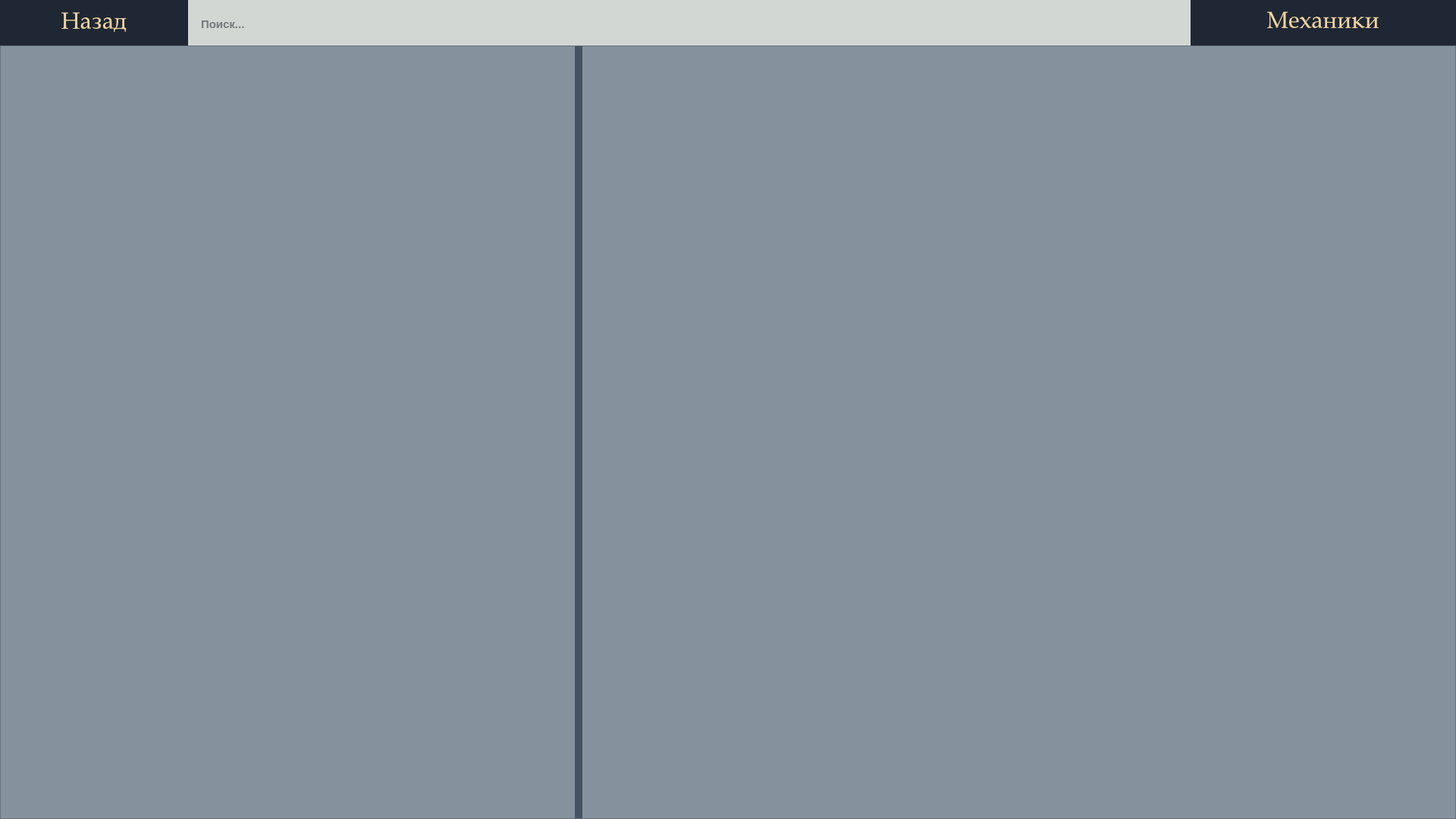
<?xml version="1.0" encoding="UTF-8"?>
<ui version="4.0">
 <class>rules</class>
 <widget class="QWidget" name="rules">
  <property name="geometry">
   <rect>
    <x>0</x>
    <y>0</y>
    <width>1920</width>
    <height>1080</height>
   </rect>
  </property>
  <property name="maximumSize">
   <size>
    <width>16777215</width>
    <height>16777215</height>
   </size>
  </property>
  <property name="windowTitle">
   <string>Form</string>
  </property>
  <property name="styleSheet">
   <string notr="true">QWidget {
    background-color: rgb(133, 146, 158);
}
QWidget {
    font-family: &quot;Palatino Linotype&quot;;
}</string>
  </property>
  <layout class="QVBoxLayout" name="verticalLayout_2" stretch="2,11">
   <property name="spacing">
    <number>0</number>
   </property>
   <property name="leftMargin">
    <number>0</number>
   </property>
   <property name="topMargin">
    <number>0</number>
   </property>
   <property name="rightMargin">
    <number>0</number>
   </property>
   <property name="bottomMargin">
    <number>0</number>
   </property>
   <item>
    <widget class="QWidget" name="TopBar" native="true">
     <property name="maximumSize">
      <size>
       <width>16777215</width>
       <height>60</height>
      </size>
     </property>
     <property name="styleSheet">
      <string notr="true">#topBar {
    background-color: rgb(24, 32, 43); /* Красим весь верх в цвет правой панели */
    border: none;
}</string>
     </property>
     <layout class="QHBoxLayout" name="horizontalLayout_4" stretch="2,11,0">
      <property name="spacing">
       <number>0</number>
      </property>
      <property name="leftMargin">
       <number>0</number>
      </property>
      <property name="topMargin">
       <number>0</number>
      </property>
      <property name="rightMargin">
       <number>0</number>
      </property>
      <property name="bottomMargin">
       <number>0</number>
      </property>
      <item>
       <widget class="QPushButton" name="btn_back">
        <property name="minimumSize">
         <size>
          <width>248</width>
          <height>62</height>
         </size>
        </property>
        <property name="font">
         <font>
          <family>Palatino Linotype</family>
          <pointsize>23</pointsize>
         </font>
        </property>
        <property name="styleSheet">
         <string notr="true">QPushButton {
    background-color: rgb(31, 39, 53);  /* Тёмно-синий цвет, как у кнопок классов */
    color: rgb(240, 213, 163);          /* Яркое золото для текста */
    border: none;                       /* Убираем рамки, чтобы была сплошная заливка */
    border-radius: 0px;                 /* Прямые углы в стиль вашей поисковой строки */
    padding: 6px 18px;                  /* Внутренние отступы */
}

/* Эффект при наведении мышки */
QPushButton:hover {
    background-color: rgb(45, 56, 76);  /* Кнопка становится чуть светлее */
}

/* Эффект при нажатии (Шаг 3 из нашего плана) */
QPushButton:pressed {
    background-color: rgb(45, 56, 76);  /* Темнеет в цвет главного фона */
    color: rgb(212, 163, 89);           /* Золото текста загорается ярче */
}</string>
        </property>
        <property name="text">
         <string>Назад</string>
        </property>
       </widget>
      </item>
      <item>
       <widget class="QLineEdit" name="search_input">
        <property name="minimumSize">
         <size>
          <width>250</width>
          <height>63</height>
         </size>
        </property>
        <property name="maximumSize">
         <size>
          <width>10000</width>
          <height>16777215</height>
         </size>
        </property>
        <property name="font">
         <font>
          <family>Segoe UI</family>
          <pointsize>-1</pointsize>
          <bold>true</bold>
         </font>
        </property>
        <property name="styleSheet">
         <string notr="true">QLineEdit {
    background-color: rgb(210, 215, 211);
    color: rgb(21, 27, 38);
    border: none;
    border-radius: 0px;
    padding: 6px 15px;
    font-family: &quot;Segoe UI&quot;;
    font-size: 15px;
    font-weight: bold;
}
QLineEdit:focus { outline: none; background-color: rgb(222, 227, 223); }</string>
        </property>
        <property name="text">
         <string/>
        </property>
        <property name="placeholderText">
         <string>Поиск...</string>
        </property>
       </widget>
      </item>
      <item>
       <widget class="QLabel" name="label">
        <property name="minimumSize">
         <size>
          <width>350</width>
          <height>0</height>
         </size>
        </property>
        <property name="font">
         <font>
          <family>Palatino Linotype</family>
          <pointsize>23</pointsize>
         </font>
        </property>
        <property name="styleSheet">
         <string notr="true">background-color: rgb(31, 39, 53);  /* Тёмно-синий цвет самой плашки лейбла */
color: rgb(240, 213, 163);          /* Яркое золото для букв шрифта */
border: none;                       /* Убираем стандартные рамки Windows */</string>
        </property>
        <property name="text">
         <string>             Механики</string>
        </property>
        <property name="textFormat">
         <enum>Qt::TextFormat::AutoText</enum>
        </property>
        <property name="wordWrap">
         <bool>true</bool>
        </property>
       </widget>
      </item>
     </layout>
     <zorder>search_input</zorder>
     <zorder>btn_back</zorder>
     <zorder>label</zorder>
    </widget>
   </item>
   <item>
    <widget class="QFrame" name="mainContent">
     <property name="frameShape">
      <enum>QFrame::Shape::StyledPanel</enum>
     </property>
     <property name="frameShadow">
      <enum>QFrame::Shadow::Raised</enum>
     </property>
     <layout class="QHBoxLayout" name="horizontalLayout_3" stretch="2,3">
      <property name="spacing">
       <number>0</number>
      </property>
      <property name="leftMargin">
       <number>0</number>
      </property>
      <property name="topMargin">
       <number>0</number>
      </property>
      <property name="rightMargin">
       <number>0</number>
      </property>
      <property name="bottomMargin">
       <number>0</number>
      </property>
      <item>
       <widget class="QFrame" name="leftContentPanel">
        <property name="minimumSize">
         <size>
          <width>412</width>
          <height>71</height>
         </size>
        </property>
        <property name="styleSheet">
         <string notr="true">#leftContentPanel {
    background-color: rgb(133, 146, 158);
    border: none;
    border-right: 10px solid rgb(70, 83, 102);
}</string>
        </property>
        <property name="frameShape">
         <enum>QFrame::Shape::StyledPanel</enum>
        </property>
        <property name="frameShadow">
         <enum>QFrame::Shadow::Raised</enum>
        </property>
        <layout class="QVBoxLayout" name="verticalLayout">
         <item>
          <widget class="QListWidget" name="listWidget">
           <property name="font">
            <font>
             <family>Palatino Linotype</family>
             <pointsize>18</pointsize>
            </font>
           </property>
           <property name="styleSheet">
            <string notr="true">QListWidget {
    background-color: transparent;      /* Прозрачный фон списка */
    border: none;                       /* Убираем внешние рамки */
    outline: none;                      /* Отключаем пунктирные линии выбора */
}

/* Настройка внешнего вида элементов списка (строк с классами) */
QListWidget::item {
    background-color: rgb(31, 39, 53);  /* Тёмно-синий цвет плашки по умолчанию */
    color: rgb(240, 213, 163);          /* Спокойное золото для текста */
    border-radius: 8px;                 /* Скругление углов */
    padding: 12px 20px;                 /* Внутренние отступы */
    margin-bottom: 10px;                /* Расстояние между строками */
    

}

/* Эффект при наведении мышки */
QListWidget::item:hover {
    background-color: rgb(45, 56, 76);  /* Кнопка становится чуть светлее */
}

/* Эффект, когда класс в списке ВЫБРАН (на него нажали) */
QListWidget::item:selected {
    /* Фон остаётся вашим, тёмно-сине-стальным */
    background-color: rgb(41, 52, 71);  
    
    /* ТОТ САМЫЙ ЭФФЕКТ: золото текста загорается ярче и насыщеннее! */
    color: rgb(255, 223, 160);          
}</string>
           </property>
          </widget>
         </item>
        </layout>
       </widget>
      </item>
      <item>
       <widget class="QFrame" name="rightContentPanel">
        <property name="styleSheet">
         <string notr="true">#rightContentPanel {
    background-color: rgb(133, 146, 158);
    border: none;
}</string>
        </property>
        <property name="frameShape">
         <enum>QFrame::Shape::StyledPanel</enum>
        </property>
        <property name="frameShadow">
         <enum>QFrame::Shadow::Raised</enum>
        </property>
        <layout class="QVBoxLayout" name="verticalLayout_3" stretch="3">
         <item>
          <widget class="QScrollArea" name="classScrollArea">
           <property name="styleSheet">
            <string notr="true">/* Делаем саму область прокрутки и её холст прозрачными */
QScrollArea {
    background-color: transparent;
    border: none;
}
#scrollAreaWidgetContents {
    background-color: transparent;
}

/* ======================================================== */
/* 🛠 НАСТРОЙКА ВЕРТИКАЛЬНОГО ПОЛЗУНКА (SCROLLBAR) */
/* ======================================================== */

/* 1. Дорожка, по которой двигается ползунок */
QScrollBar:vertical {
    background-color: rgb(233, 227, 212);  /* Чуть более плотный пергаментный оттенок, чтобы выделяться */
    width: 10px;                         /* Аккуратная толщина линии */
    margin: 0px 0px 0px 0px;
    border-radius: 5px;                  /* Мягкое скругление дорожки */
}

/* 2. Сам бегунок (за который мы тянем мышкой) */
QScrollBar::handle:vertical {
    background-color: rgb(46, 64, 87);   /* Приглушённый стальной синий цвет (плотный и непрозрачный!) */
    min-height: 30px;                    /* Чтобы ползунок не сжимался в крошечную точку */
    border-radius: 5px;                  /* Круглые аккуратные края бегунка */
}

/* 3. Эффект при наведении курсора мыши */
QScrollBar::handle:vertical:hover {
    background-color: rgb(194, 150, 85); /* Загорается матовым D&amp;D золотом */
}

/* 4. Эффект, когда мы зажали ползунок кнопкой мыши */
QScrollBar::handle:vertical:pressed {
    background-color: rgb(114, 34, 43);  /* Становится благородным бордовым */
}

/* 5. Полностью убираем технические стрелочки Windows сверху и снизу */
QScrollBar::sub-line:vertical, QScrollBar::add-line:vertical {
    border: none;
    background: none;
    height: 0px;
}
QScrollBar::up-arrow:vertical, QScrollBar::down-arrow:vertical {
    border: none;
    background: none;
    height: 0px;
}</string>
           </property>
           <property name="widgetResizable">
            <bool>true</bool>
           </property>
           <widget class="QWidget" name="scrollAreaWidgetContents">
            <property name="geometry">
             <rect>
              <x>0</x>
              <y>0</y>
              <width>1133</width>
              <height>1000</height>
             </rect>
            </property>
            <layout class="QVBoxLayout" name="verticalLayout_4" stretch="2">
             <property name="spacing">
              <number>0</number>
             </property>
             <property name="leftMargin">
              <number>9</number>
             </property>
             <property name="topMargin">
              <number>9</number>
             </property>
             <property name="rightMargin">
              <number>9</number>
             </property>
             <property name="bottomMargin">
              <number>9</number>
             </property>
             <item>
              <widget class="QWidget" name="box2" native="true">
               <layout class="QVBoxLayout" name="verticalLayout_5">
                <property name="spacing">
                 <number>6</number>
                </property>
                <property name="topMargin">
                 <number>9</number>
                </property>
                <property name="rightMargin">
                 <number>9</number>
                </property>
                <property name="bottomMargin">
                 <number>9</number>
                </property>
                <item>
                 <widget class="QLabel" name="Rule_name">
                  <property name="sizePolicy">
                   <sizepolicy hsizetype="Preferred" vsizetype="Expanding">
                    <horstretch>0</horstretch>
                    <verstretch>0</verstretch>
                   </sizepolicy>
                  </property>
                  <property name="text">
                   <string/>
                  </property>
                  <property name="textFormat">
                   <enum>Qt::TextFormat::RichText</enum>
                  </property>
                  <property name="wordWrap">
                   <bool>true</bool>
                  </property>
                 </widget>
                </item>
                <item>
                 <widget class="QLabel" name="Rule_description">
                  <property name="sizePolicy">
                   <sizepolicy hsizetype="Preferred" vsizetype="Expanding">
                    <horstretch>0</horstretch>
                    <verstretch>0</verstretch>
                   </sizepolicy>
                  </property>
                  <property name="text">
                   <string/>
                  </property>
                  <property name="textFormat">
                   <enum>Qt::TextFormat::RichText</enum>
                  </property>
                  <property name="wordWrap">
                   <bool>true</bool>
                  </property>
                 </widget>
                </item>
               </layout>
              </widget>
             </item>
            </layout>
           </widget>
          </widget>
         </item>
        </layout>
       </widget>
      </item>
     </layout>
    </widget>
   </item>
  </layout>
  <zorder>mainContent</zorder>
  <zorder>TopBar</zorder>
 </widget>
 <resources/>
 <connections/>
</ui>
